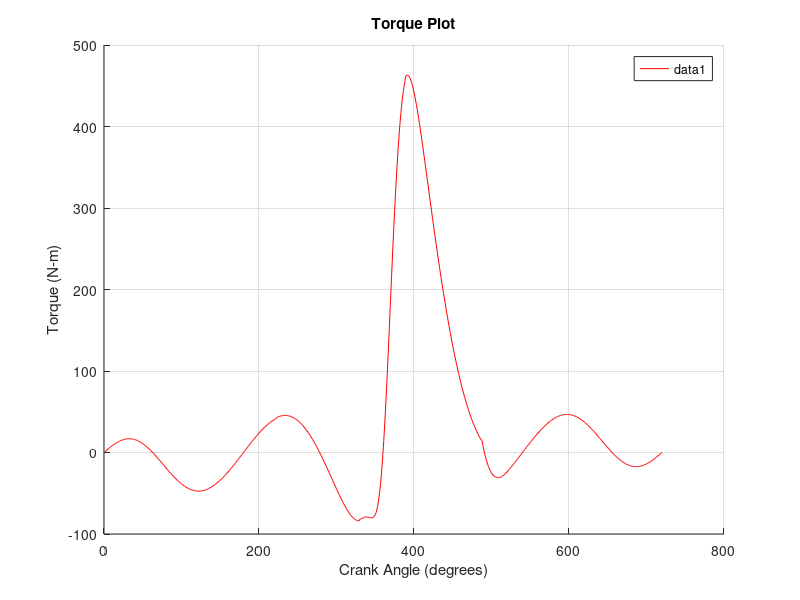
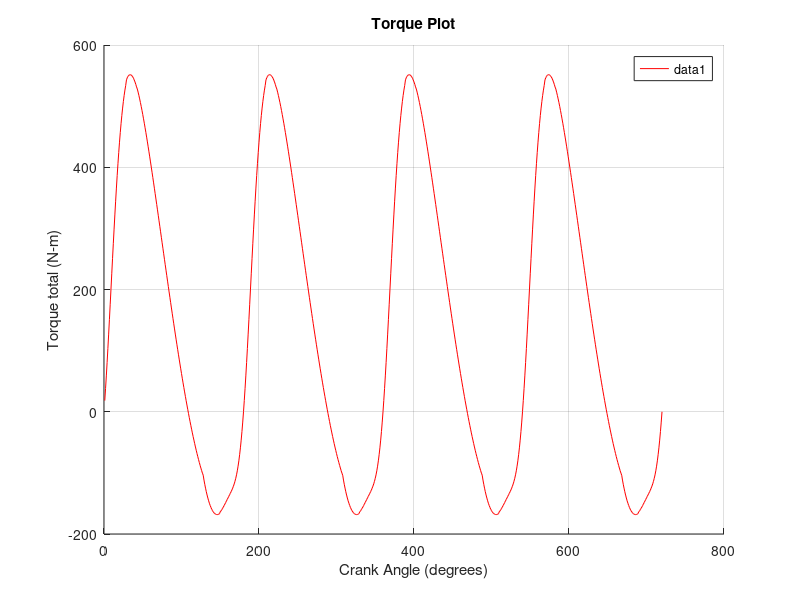
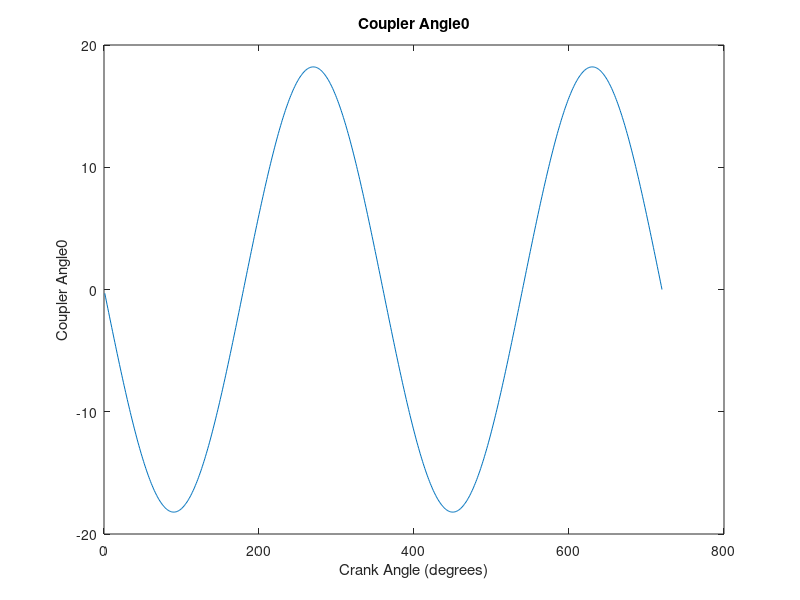
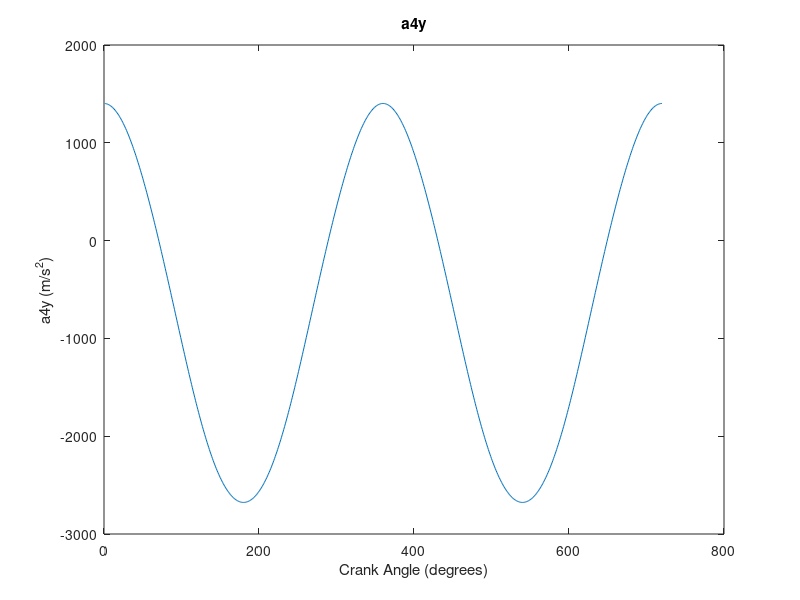

The MATLAB source for these figures, in order: (Note: this script raises an error after producing the figures.)

load('part1.mat')
load('part2.mat')

Torque = zeros(1,length(crank_angle));
a4y = -a4y;
alpha3 = -alpha3;

for k= 1:length(crank_angle)
A1=[0 0 0 0 1 0 1 0; 
     0 0 0 0 0 1 0 0;
     0 0 1 0 -1 0 0 0;
     0 0 0 1 0 -1 0 0;
     0 0 AG3*cosd(coupler_angle0(k)) AG3*sind(coupler_angle0(k)) BG3*cosd(coupler_angle0(k)) BG3*sind(coupler_angle0(k)) 0 0;
     1 0 -1 0 0 0 0 0;
     0 1 0 -1 0 0 0 0;
     0 0 crank_length*cosd(crank_angle(k)) crank_length*sind(crank_angle(k)) 0 0 0 1];

B1=[0;
    m4*a4y(k)+Fg(k)-F_atm+m4*g;
    m3*a3x(k);
    m3*a3y(k)+m3*g;
    J3*alpha3(k);
    m2*a2x(k);
    m2*a2y(k)+m2*g;
    -(m2*g)*OG2*sind(crank_angle(k))];
z = linsolve(A1,B1);
Torque(k) = -z(8);
end

T1 = circshift(Torque, 180);
T2 = circshift(Torque, 360);
T3 = circshift(Torque, 540);

T_total = Torque + T1 + T2 + T3;

% Plot the torque for a single cylinder and the total torque
figure;
hold on;
plot(crank_angle, Torque, 'r');
% plot(crank_angle, T1, 'r');
% plot(crank_angle, T2, 'r');
% plot(crank_angle, T3, 'r');
xlabel('Crank Angle (degrees)');
ylabel('Torque (N-m)');
legend show;
title('Torque Plot');
grid on;

figure;
hold on;
plot(crank_angle, T_total, 'r');
xlabel('Crank Angle (degrees)');
ylabel('Torque total (N-m)');
legend show;
title('Torque Plot');
grid on;
disp('doneee')

% Plot coupler_angle0
figure;
plot(crank_angle, coupler_angle0);
title('Coupler Angle0');
xlabel('Crank Angle (degrees)');
ylabel('Coupler Angle0');

% Plot a4y
figure;
plot(crank_angle, a4y);
title('a4y');
xlabel('Crank Angle (degrees)');
ylabel('a4y (m/s^2)');

% Plot Fg
figure;
plot(crank_angle, Fg);
title('Fg');
xlabel('Crank Angle (degrees)');
ylabel('Fg (N)');

% Plot alpha3
figure;
plot(crank_angle, alpha3);
title('Alpha3');
xlabel('Crank Angle (degrees)');
ylabel('Alpha3 (rad/s^2)');

% Plot a3x
figure;
plot(crank_angle, a3x);
title('a3x');
xlabel('Crank Angle (degrees)');
ylabel('a3x (m/s^2)');

% Plot a3y
figure;
plot(crank_angle, a3y);
title('a3y');
xlabel('Crank Angle (degrees)');
ylabel('a3y (m/s^2)');

save('part3.mat')